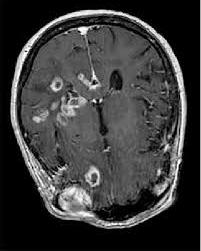
#> input picture Brain_Tumor_Data_Set/Brain_Tumor_Data_Set/test_brain_tumor/Cancer (1057).jpg, 201 x 251 px, found by its file name; its folder holds only this picture in this run
$ jupyter execute --allow-errors seleccionar_train.ipynb
#> lines starting #> are read from the running program, lines starting #| are printed output that depends on the picture
[cell 1]
import numpy as np
import os, sys
from sklearn import svm
from sklearn import metrics
from sklearn.model_selection import train_test_split
import cv2

[cell 2]
os.getcwd()

[cell 3]
path_current = os.getcwd()
path_dataset = os.path.join(path_current, "..", "Brain_Tumor_Data_Set\\Brain_Tumor_Data_Set")
print(path_dataset)
os.listdir(path_dataset)

[cell 4]
os.listdir(path_dataset)[2:]

[cell 5]
data_sets = os.listdir(path_dataset)[2:]
data_sets

[cell 6]
hog = cv2.HOGDescriptor((128,128), (16,16), (8,8), (8,8), 9) # configuramos el hog
                        # ventana, bloque, stride, celda, bins

[cell 7]
folders = {"train_brain_tumor" : 1, "train_healthy": 0}
# eiquetas de las variables, donde 1 es cerebro con tumor y 0 es cerebro sano

x = []
y = []

#> (the rest of this cell did not finish here and is left out)

[cell 8]
print(x)
print()
print(y)

[cell 9]
print(len(x))
print(len(y))
print()
print(y.count(0))
print(y.count(1))

[cell 10]
folders = {
    "train_brain_tumor" : 1,
    "train_healthy"     : 0
}

for a,b in folders.items():
    print(a)
    print(b)

print()
for a in folders:
    print(a)

[cell 11]
folders = {"test_brain_tumor" : 1, "test_healthy": 0}
# eiquetas de las variables, donde 1 es cerebro con tumor y 0 es cerebro sano

x_test = []
y_test = []

for folder, label in folders.items():
    path_set = os.path.join(path_dataset, folder) # entramos a la direccion de las carpetas para entrenar
    for img_name in os.listdir(path_set): # lista de las imagenes dentro de alguna de las carpetas de entrenamiento
        path_img = os.path.join(path_set, img_name) # ingresamos el path de una de las imagenes
        img = cv2.imread(path_img) # leemos la imagen
#> img is the input picture: shape (251, 201, 3); min 0, max 255, mean 58.4
        img = cv2.resize(img, (128,128), interpolation=cv2.INTER_AREA)
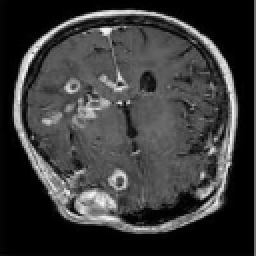
#> img: shape (128, 128, 3) (shown 2 times larger); min 0, max 247, mean 58.4
        if img is None:
            continue # si hay un archivo corrupto lo saltamos
        descriptor = hog.compute(img) # creamos el descriptor
#> descriptor = 8100 values, max 0.794 at index 7033, min 0 at index 5, mean 0.123
        x_test.append(descriptor) # guardamos en el vector de las x
        y_test.append(label) #guardamos su respectiva etiqueta
#> pass 2 of the loop `for folder, label in folders.items():`:
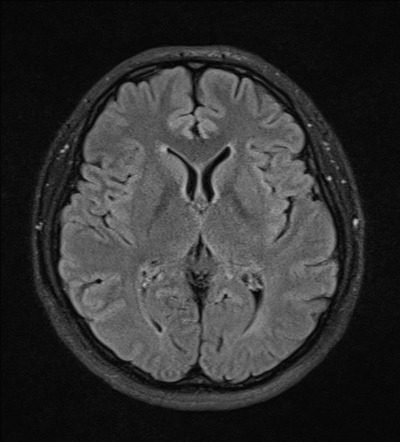
#> input picture Brain_Tumor_Data_Set/Brain_Tumor_Data_Set/test_healthy/Not Cancer  (1014).jpg, 400 x 442 px, found by its file name
#> img is the input picture: shape (442, 400, 3); min 0, max 189, mean 49.2
#> `img = cv2.resize(img, (128,128), interpolation=cv2.INTER_AREA)`:
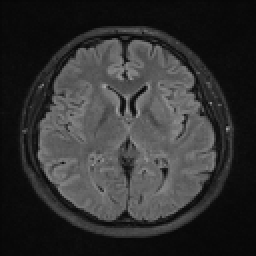
#> img: shape (128, 128, 3) (shown 2 times larger); min 6, max 164, mean 49.2
#> descriptor = 8100 values, max 0.602 at index 3793, min 3.56e-05 at index 841, mean 0.137

np.save(os.getcwd() + "/x_test", x_test)
np.save(os.getcwd() + "/y_test", y_test)
